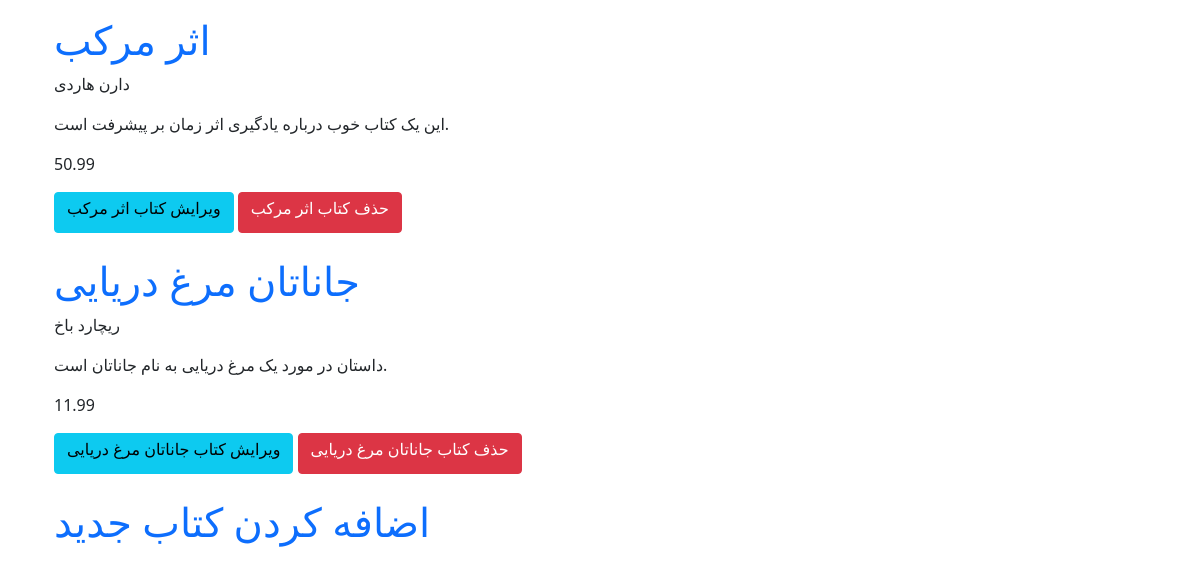
/books/, run on an earlier commit of the app's database.
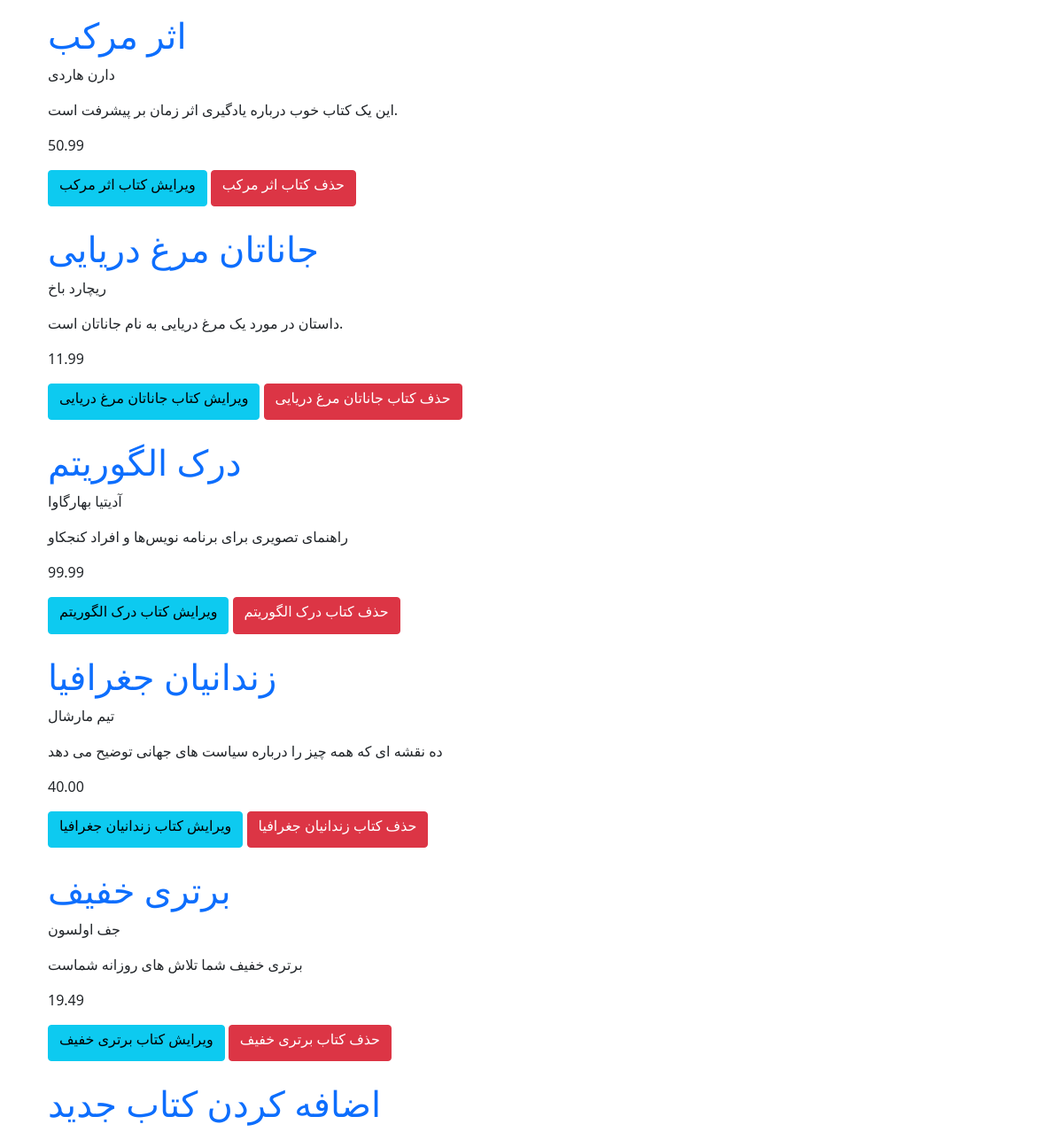
And on a later commit of the database.
### books/models.py (models this page shows, shortened)
class Book(models.Model):
	title = models.CharField(max_length=200)
	author = models.CharField(max_length=200)
	description = models.TextField()
	price = models.DecimalField(max_digits=5, decimal_places=2)
	def get_absolute_url(self):
		return reverse('book_detail', args=[self.id])

### books/views.py (the view)
# urls.py: path('', views.BookListView.as_view(), name='book_list'),
class BookListView(generic.ListView):
	model = Book
	context_object_name = 'books'
	template_name = 'books/book_list.html'

### templates/books/book_list.html (shortened to what this page needs)
{% extends '_base.html' %}
{% block content %}
    <div class="container mt-3">
    {% for book in books %}
        <a href="{{ book.get_absolute_url }}"><h1>{{ book.title }}</h1></a>
            <p>{{ book.author }}</p>
            <p>{{ book.description }}</p>
            <p>{{ book.price }}</p>
        <a class="btn btn-info" href="{% url 'book_update' pk=book.id %}"><h6>ویرایش کتاب {{ book.title }}</h6></a>
        <a class="btn btn-danger" href="{% url 'book_delete' pk=book.id %}"><h6>حذف کتاب {{ book.title }}</h6></a>
        <br>
        <br>
    {% endfor %}
        <a href="{% url 'book_create' %}"><h1>اضافه کردن کتاب جدید</h1></a>
    </div>
{% endblock content %}

### templates/_base.html (shortened to what this page needs)
<!doctype html>
<html lang="en">
<head>
    <link href="https://cdn.jsdelivr.net/npm/bootstrap@5.1.3/dist/css/bootstrap.min.css" rel="stylesheet"
>
</head>
<body>
<div class="container">
    {% block content %}
    {% endblock content %}
</div>
</body>
</html>

### templates/_base.html (style rules this page uses)
a { text-decoration: none; }

What changed in the data, as far as the page shows it:
added Book: title "درک الگوریتم", author "آدیتیا بهارگاوا", description "راهنمای تصویری برای برنامه نویس‌ها و افراد کنجکاو", price "99.99"
added Book: title "زندانیان جغرافیا", author "تیم مارشال", description "ده نقشه ای که همه چیز را درباره سیاست های جهانی توضیح می دهد", price "40.00"
added Book: title "برتری خفیف", author "جف اولسون", description "برتری خفیف شما تلاش های روزانه شماست", price "19.49"
